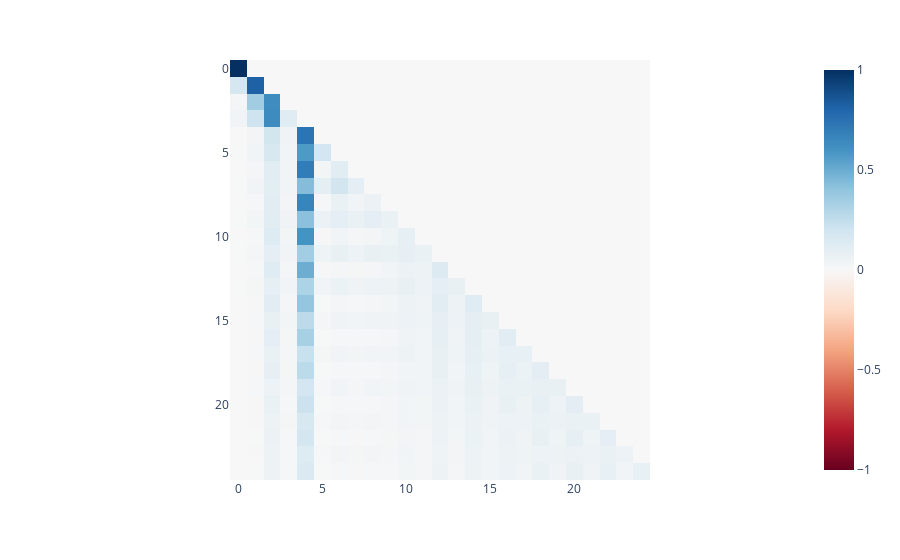
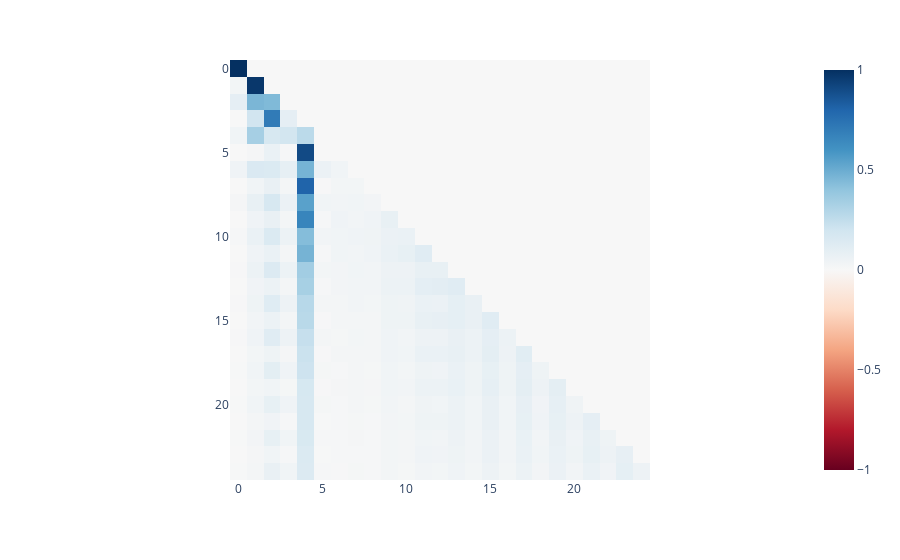

Write notebook code for charts like these, in order.
### Code cell
att_3_0_all_0 = cache_all_0["pattern", 1, "attn"]
for head in range(2):
    imshow_attention(att_3_0_all_0[0,head,...])

att_3_1_all_0 = cache_all_0["pattern", 1, "attn"]
for head in range(2):
    imshow_attention(att_3_1_all_0[0,head,...])

### Figure 1 — Plotly figure (JSON) as saved in the notebook; plotly's stock layout.template omitted (floating-point values rounded to 4 significant figures; data arrays with more than 128 entries replaced by an {"elided": "..."} marker saying what was removed)
{"data": [{"coloraxis": "coloraxis", "hovertemplate": "x: %{x}<br>y: %{y}<br>color: %{z}<extra></extra>", "name": "0", "type": "heatmap", "xaxis": "x", "yaxis": "y", "z": {"elided": "25x25 float values"}}], "layout": {"coloraxis": {"cmid": 0, "colorscale": [[0, "rgb(103,0,31)"], [0.1, "rgb(178,24,43)"], [0.2, "rgb(214,96,77)"], [0.3, "rgb(244,165,130)"], [0.4, "rgb(253,219,199)"], [0.5, "rgb(247,247,247)"], [0.6, "rgb(209,229,240)"], [0.7, "rgb(146,197,222)"], [0.8, "rgb(67,147,195)"], [0.9, "rgb(33,102,172)"], [1, "rgb(5,48,97)"]]}, "margin": {"t": 60}, "xaxis": {"anchor": "y", "constrain": "domain", "domain": [0, 1], "scaleanchor": "y"}, "yaxis": {"anchor": "x", "autorange": "reversed", "constrain": "domain", "domain": [0, 1]}}}

### Figure 2 — Plotly figure (JSON) as saved in the notebook; plotly's stock layout.template omitted (floating-point values rounded to 4 significant figures; data arrays with more than 128 entries replaced by an {"elided": "..."} marker saying what was removed)
{"data": [{"coloraxis": "coloraxis", "hovertemplate": "x: %{x}<br>y: %{y}<br>color: %{z}<extra></extra>", "name": "0", "type": "heatmap", "xaxis": "x", "yaxis": "y", "z": {"elided": "25x25 float values"}}], "layout": {"coloraxis": {"cmid": 0, "colorscale": [[0, "rgb(103,0,31)"], [0.1, "rgb(178,24,43)"], [0.2, "rgb(214,96,77)"], [0.3, "rgb(244,165,130)"], [0.4, "rgb(253,219,199)"], [0.5, "rgb(247,247,247)"], [0.6, "rgb(209,229,240)"], [0.7, "rgb(146,197,222)"], [0.8, "rgb(67,147,195)"], [0.9, "rgb(33,102,172)"], [1, "rgb(5,48,97)"]]}, "margin": {"t": 60}, "xaxis": {"anchor": "y", "constrain": "domain", "domain": [0, 1], "scaleanchor": "y"}, "yaxis": {"anchor": "x", "autorange": "reversed", "constrain": "domain", "domain": [0, 1]}}}
